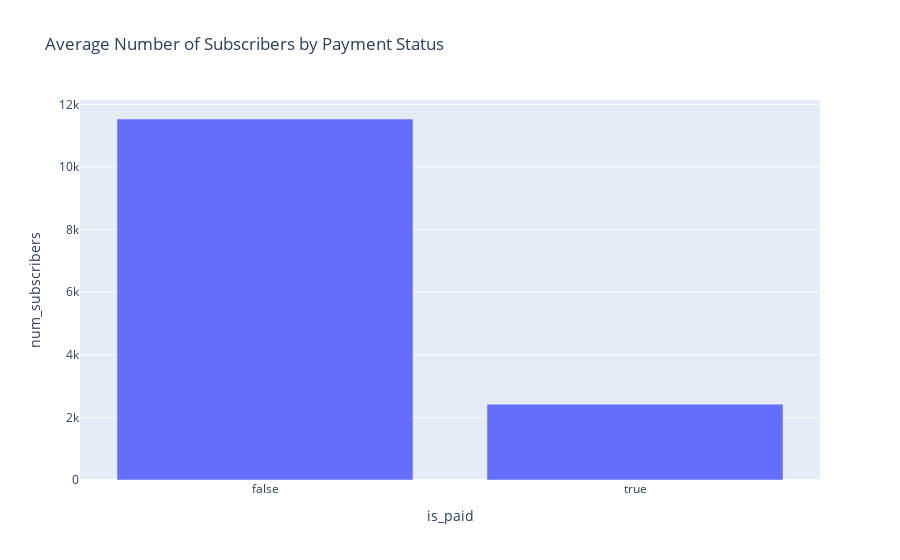

Notebook code cell kept with this figure:
### Markdown cell above
The relationship between the "is paid" column and the subscriber column is visually explored, revealing significant insights. The data indicates that over 8 million individuals are subscribers to paid courses, emphasizing a substantial audience for this category. In contrast, approximately 3.52 million individuals are involved with free courses, indicating a sizable yet comparatively smaller user base. This visual representation enables a direct comparison of subscriber engagement between paid and free courses, underscoring the considerable appeal and demand for paid content evident in the larger subscriber count. Moreover, it highlights the substantial audience attracted to free offerings, suggesting diverse user preferences. The data points provide valuable insights into user behavior and preferences, aiding in understanding subscription patterns and engagement dynamics across different course categories. This analytical approach contributes to assessing the effectiveness of various pricing strategies and content offerings on the platform.

### Code cell
# Group the data by 'is_paid' and calculate the mean number of subscribers for each payment status
is_paid_by_avgnum_subscribers = data.groupby('is_paid')['num_subscribers'].mean().reset_index()

# Create a bar chart using Plotly Express with payment status on the x-axis, average number of subscribers on the y-axis,
# and a title describing the visualization
fig = px.bar(is_paid_by_avgnum_subscribers, x='is_paid', 
             y='num_subscribers', 
             title='Average Number of Subscribers by Payment Status')

# Display the bar chart
fig.show()

### Figure 1 — Plotly figure (JSON) as saved in the notebook; plotly's stock layout.template omitted (floating-point values rounded to 4 significant figures)
{"data": [{"alignmentgroup": "True", "hovertemplate": "is_paid=%{x}<br>num_subscribers=%{y}<extra></extra>", "legendgroup": "", "marker": {"color": "#636efa", "pattern": {"shape": ""}}, "name": "", "offsetgroup": "", "orientation": "v", "showlegend": false, "textposition": "auto", "type": "bar", "x": [false, true], "xaxis": "x", "y": [11530.0, 2421.0], "yaxis": "y"}], "layout": {"barmode": "relative", "legend": {"tracegroupgap": 0}, "title": {"text": "Average Number of Subscribers by Payment Status"}, "xaxis": {"anchor": "y", "domain": [0, 1], "title": {"text": "is_paid"}}, "yaxis": {"anchor": "x", "domain": [0, 1], "title": {"text": "num_subscribers"}}}}
